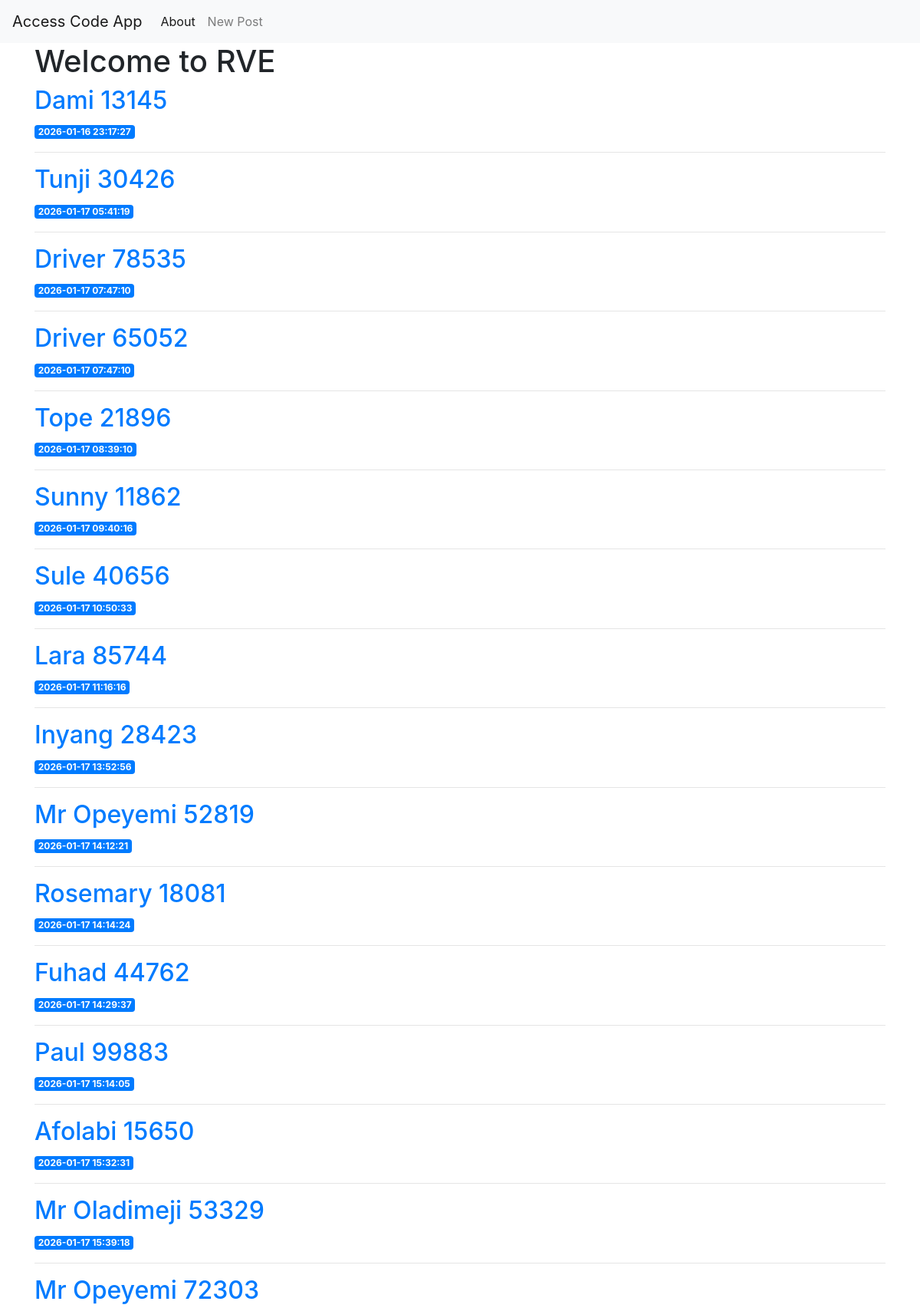
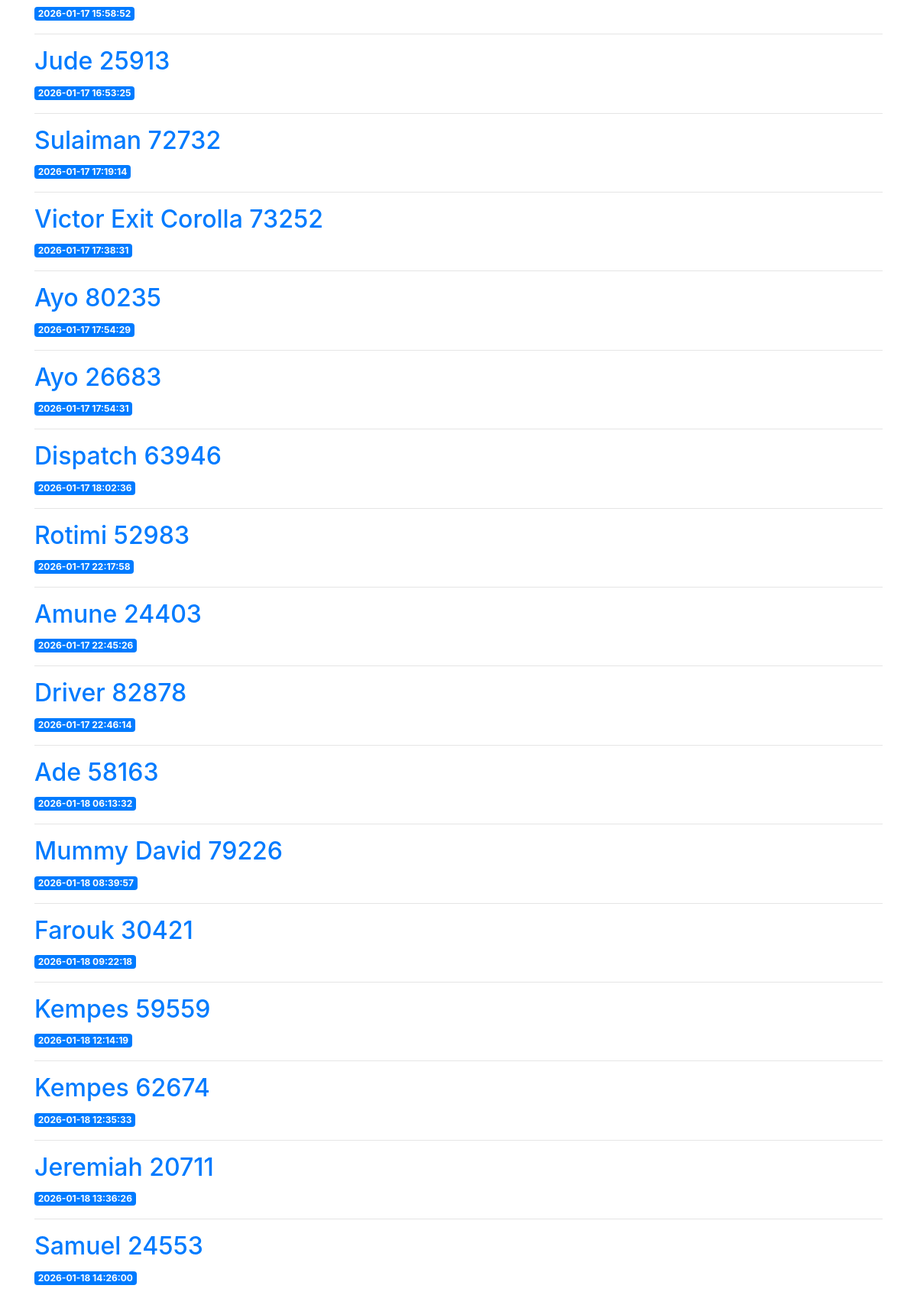
Page /index (signed in, upper part) on the committed database (2 pictures, top to bottom).
### tables this page shows
CREATE TABLE posts (
    id INTEGER PRIMARY KEY AUTOINCREMENT,
    created TIMESTAMP NOT NULL DEFAULT CURRENT_TIMESTAMP,
    guest_name TEXT NOT NULL,
    host_address TEXT NOT NULL,
    access_code INTEGER NOT NULL,
    expired TIMESTAMP,
    user_id INTEGER,
    FOREIGN KEY (user_id) REFERENCES users(user_id)
);

### app.py (the view)
@app.route('/index')
def index():
    if request.method == 'GET':
        if session.get('user') == None:
            if session.get('user_name'):
                flash('Please Login', category='error')
            return redirect(url_for('admin_login'))
    conn = get_db_connection()
    posts = conn.execute('SELECT * FROM posts').fetchall()
    conn.close()
    return render_template('index.html', posts=posts)

### app.py (called while the page is built)
def get_db_connection():
    conn = sqlite3.connect('database.db')
    conn.row_factory = sqlite3.Row
    return conn

### templates/index.html
{% extends 'base.html' %}
{% block content %}
    <h1>{% block title %} Welcome to RVE {% endblock %}</h1>
    {% for post in posts %}
        <a href="{{ url_for('post', access_code=post['access_code']) }}">
            <h2>{{ post['guest_name'] }} {{ post['access_code'] }}</h2>
        </a>
        <span class="badge badge-primary">{{ post['created'] }}</span>
        <hr>
    {% endfor %}
{% endblock %}

### rows in the picture
posts: guest_name "Dami", access_code "13145", created "2026-01-16 23:17:27"
posts: guest_name "Tunji", access_code "30426", created "2026-01-17 05:41:19"
posts: guest_name "Driver", access_code "78535", created "2026-01-17 07:47:10"
posts: guest_name "Driver", access_code "65052", created "2026-01-17 07:47:10"
posts: guest_name "Tope", access_code "21896", created "2026-01-17 08:39:10"
posts: guest_name "Sunny", access_code "11862", created "2026-01-17 09:40:16"
posts: guest_name "Sule", access_code "40656", created "2026-01-17 10:50:33"
posts: guest_name "Lara", access_code "85744", created "2026-01-17 11:16:16"
posts: guest_name "Inyang", access_code "28423", created "2026-01-17 13:52:56"
posts: guest_name "Mr Opeyemi", access_code "52819", created "2026-01-17 14:12:21"
posts: guest_name "Rosemary", access_code "18081", created "2026-01-17 14:14:24"
posts: guest_name "Fuhad", access_code "44762", created "2026-01-17 14:29:37"
posts: guest_name "Paul", access_code "99883", created "2026-01-17 15:14:05"
posts: guest_name "Afolabi", access_code "15650", created "2026-01-17 15:32:31"
posts: guest_name "Mr Oladimeji", access_code "53329", created "2026-01-17 15:39:18"
posts: guest_name "Mr Opeyemi", access_code "72303", created "2026-01-17 15:58:52"
posts: guest_name "Jude", access_code "25913", created "2026-01-17 16:53:25"
posts: guest_name "Sulaiman", access_code "72732", created "2026-01-17 17:19:14"
posts: guest_name "Victor Exit Corolla", access_code "73252", created "2026-01-17 17:38:31"
posts: guest_name "Ayo", access_code "80235", created "2026-01-17 17:54:29"
posts: guest_name "Ayo", access_code "26683", created "2026-01-17 17:54:31"
posts: guest_name "Dispatch", access_code "63946", created "2026-01-17 18:02:36"
posts: guest_name "Rotimi", access_code "52983", created "2026-01-17 22:17:58"
posts: guest_name "Amune", access_code "24403", created "2026-01-17 22:45:26"
posts: guest_name "Driver", access_code "82878", created "2026-01-17 22:46:14"
posts: guest_name "Ade", access_code "58163", created "2026-01-18 06:13:32"
posts: guest_name "Mummy David", access_code "79226", created "2026-01-18 08:39:57"
posts: guest_name "Farouk", access_code "30421", created "2026-01-18 09:22:18"
posts: guest_name "Kempes", access_code "59559", created "2026-01-18 12:14:19"
posts: guest_name "Kempes", access_code "62674", created "2026-01-18 12:35:33"
posts: guest_name "Jeremiah", access_code "20711", created "2026-01-18 13:36:26"
posts: guest_name "Samuel", access_code "24553", created "2026-01-18 14:26:00"
